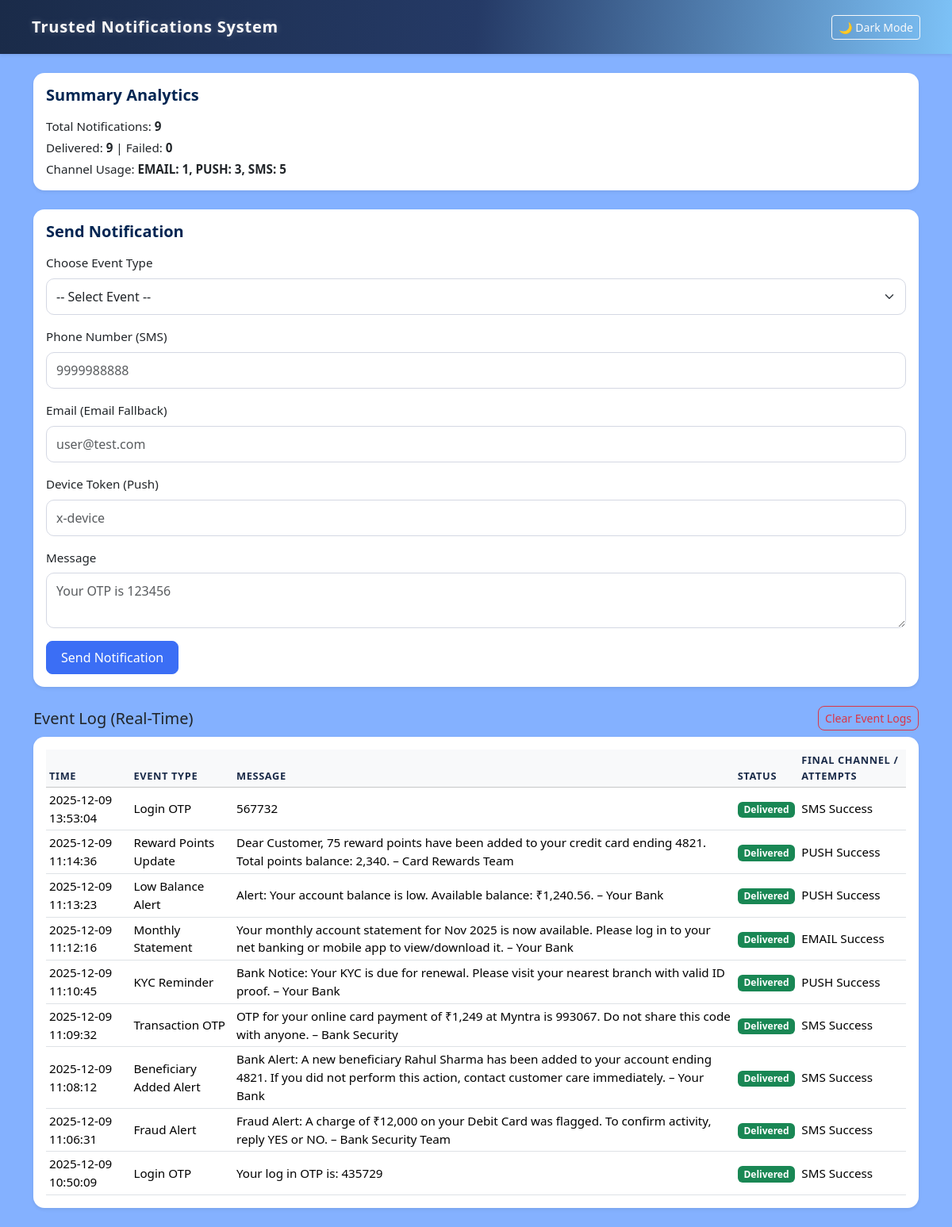
The page / on the database its author committed.
### models/models.py (models this page shows)
class NotificationLog(db.Model):
    __tablename__ = "notification_logs"
    id = db.Column(db.Integer, primary_key=True)
    event_type = db.Column(db.String(100), nullable=False)
    phone = db.Column(db.String(20))
    email = db.Column(db.String(120))
    device_token = db.Column(db.String(120))
    message = db.Column(db.Text)
    status = db.Column(db.String(20))  # Delivered / Failed
    final_channel_summary = db.Column(db.Text)
    created_at = db.Column(db.DateTime, default=datetime.utcnow)

### routes/routes.py (the view, shortened to what this page needs)
@bp.route("/", methods=["GET", "POST"])
def dashboard():
    total_notifications = NotificationLog.query.count()
    delivered_count = NotificationLog.query.filter_by(status="Delivered").count()
    failed_count = NotificationLog.query.filter_by(status="Failed").count()
    channel_rows = (
        db.session.query(ChannelAttempt.channel, func.count(ChannelAttempt.id))
        .group_by(ChannelAttempt.channel)
        .all()
    )
    channel_usage = ", ".join(f"{row[0]}: {row[1]}" for row in channel_rows) if channel_rows else "No data yet"
    logs = NotificationLog.query.order_by(NotificationLog.created_at.desc()).all()
    return render_template(
        "dashboard.html",
        total_notifications=total_notifications,
        delivered_count=delivered_count,
        failed_count=failed_count,
        channel_usage=channel_usage,
        logs=logs,
    )

### templates/dashboard.html
{% extends "layout.html" %}
{% block content %}
<div class="card shadow-sm mb-4">
    <div class="card-body">
        <h5 class="card-title mb-3">Summary Analytics</h5>
        <p class="mb-1">Total Notifications: <strong>{{ total_notifications }}</strong></p>
        <p class="mb-1">
            Delivered: <strong>{{ delivered_count }}</strong> |
            Failed: <strong>{{ failed_count }}</strong>
        </p>
        <p class="mb-0">
            Channel Usage:
            <strong>{{ channel_usage }}</strong>
        </p>
    </div>
</div>
{% include "send_notification.html" %}
<div class="d-flex justify-content-between align-items-center mb-2">
    <h5 class="mb-0">Event Log (Real-Time)</h5>
    <a href="{{ url_for('main.clear_logs') }}" class="btn btn-outline-danger btn-sm">
        Clear Event Logs
    </a>
</div>
<div class="card shadow-sm">
    <div class="card-body table-responsive">
        <table class="table table-sm table-hover align-middle">
            <thead class="table-light">
            <tr>
                <th scope="col">Time</th>
                <th scope="col">Event Type</th>
                <th scope="col">Message</th>
                <th scope="col">Status</th>
                <th scope="col">Final Channel / Attempts</th>
            </tr>
            </thead>
            <tbody>
            {% if logs %}
                {% for log in logs %}
                    <tr>
                        <td>{{ log.created_at.strftime('%Y-%m-%d %H:%M:%S') }}</td>
                        <td>{{ log.event_type }}</td>
                        <td>{{ log.message }}</td>
                        <td>
                            {% if log.status == 'Delivered' %}
                                <span class="badge bg-success">{{ log.status }}</span>
                            {% elif log.status == 'Failed' %}
                                <span class="badge bg-danger">{{ log.status }}</span>
                            {% else %}
                                <span class="badge bg-secondary">{{ log.status }}</span>
                            {% endif %}
                        </td>
                        <td>{{ log.final_channel_summary }}</td>
                    </tr>
                {% endfor %}
            {% else %}
                <tr>
                    <td colspan="5" class="text-center text-muted">
                        No notifications yet. Send one using the form above.
                    </td>
                </tr>
            {% endif %}
            </tbody>
        </table>
    </div>
</div>
{% endblock %}

### templates/layout.html (shortened to what this page needs)
<!doctype html>
<html lang="en">
<head>
    <link
        href="https://cdn.jsdelivr.net/npm/bootstrap@5.3.3/dist/css/bootstrap.min.css"
        rel="stylesheet">
    <link rel="stylesheet" href="{{ url_for('static', filename='style.css', v=1002) }}">
</head>
<body>
<nav class="navbar navbar-expand-lg shadow-sm">
    <div class="container-fluid d-flex justify-content-between align-items-center">
        <span class="navbar-brand mb-0">Trusted Notifications System</span>
        <button id="themeToggle" class="btn btn-sm btn-outline-light">
        </button>
    </div>
</nav>
<main class="container my-4">
    {% block content %}{% endblock %}
</main>
</body>
</html>

### templates/send_notification.html (shortened to what this page needs)
<div class="card shadow-sm mb-4">
    <div class="card-body">
        <h5 class="card-title mb-3">Send Notification</h5>
        <form method="post" action="{{ url_for('main.dashboard') }}">
            <div class="mb-3">
                <label for="event_type" class="form-label">Choose Event Type</label>
                <select class="form-select" id="event_type" name="event_type" required>
                    <option value="">-- Select Event --</option>
                </select>
            </div>
            <div class="mb-3">
                <label for="phone" class="form-label">Phone Number (SMS)</label>
                <input type="text" class="form-control" id="phone" name="phone"
                       placeholder="9999988888">
            </div>
            <div class="mb-3">
                <label for="email" class="form-label">Email (Email Fallback)</label>
                <input type="email" class="form-control" id="email" name="email"
                       placeholder="user@test.com">
            </div>
            <div class="mb-3">
                <label for="device_token" class="form-label">Device Token (Push)</label>
                <input type="text" class="form-control" id="device_token"
                       name="device_token" placeholder="x-device">
            </div>
            <div class="mb-3">
                <label for="message" class="form-label">Message</label>
                <textarea class="form-control" id="message" name="message" rows="2"
                          placeholder="Your OTP is 123456" required></textarea>
            </div>
            <button type="submit" class="btn btn-primary">Send Notification</button>
        </form>
    </div>
</div>

### static/style.css (style rules this page uses)
body { background: #84b1ff; font-family: system-ui, -apple-system, BlinkMacSystemFont, "Segoe UI", sans-serif; font-size: 0.95rem; }
.navbar { background: linear-gradient(95deg, #1a2b49, #253a66,#7dc2f7 ); padding: 14px 28px; }
.navbar-brand { color: #fcfafa !important; font-weight: 600; font-size: 1.25rem; letter-spacing: 0.04em; text-shadow: 0 0 8px rgba(250, 252, 254, 0.25); }
.card { border: none; border-radius: 14px; background: #ffffff; box-shadow: 0 4px 14px rgba(0, 0, 0, 0.06); }
.card-title { font-weight: 600; color: #022552; }
.form-control, .form-select { border-radius: 10px; border: 1px solid #d4d8e3; padding: 10px 12px; }
.btn-primary { background: #3b6ef5; border-color: #3b6ef5; border-radius: 8px; font-weight: 500; padding: 8px 18px; }
.btn-outline-danger { border-radius: 8px; }
.table { margin-bottom: 0; }
.table thead { background: #e9edf8; }
.table thead th { font-size: 0.8rem; text-transform: uppercase; letter-spacing: 0.05em; color: #1a2b49; }
.table tbody td { vertical-align: middle; }
.badge { font-size: 0.75rem; }

### rows shown on the page
NotificationLog: created_at "2025-12-09 13:53:04", event_type "Login OTP", message "567732", status "Delivered", final_channel_summary "SMS Success"
NotificationLog: created_at "2025-12-09 11:14:36", event_type "Reward Points Update", message "Dear Customer, 75 reward points have been added to your credit card ending 4821. Total points balance: 2,340. – Card Rewards Team", status "Delivered", final_channel_summary "PUSH Success"
NotificationLog: created_at "2025-12-09 11:13:23", event_type "Low Balance Alert", message "Alert: Your account balance is low. Available balance: ₹1,240.56. – Your Bank", status "Delivered", final_channel_summary "PUSH Success"
NotificationLog: created_at "2025-12-09 11:12:16", event_type "Monthly Statement", message "Your monthly account statement for Nov 2025 is now available. Please log in to your net banking or mobile app to view/download it. – Your Bank", status "Delivered", final_channel_summary "EMAIL Success"
NotificationLog: created_at "2025-12-09 11:10:45", event_type "KYC Reminder", message "Bank Notice: Your KYC is due for renewal. Please visit your nearest branch with valid ID proof. – Your Bank", status "Delivered", final_channel_summary "PUSH Success"
NotificationLog: created_at "2025-12-09 11:09:32", event_type "Transaction OTP", message "OTP for your online card payment of ₹1,249 at Myntra is 993067. Do not share this code with anyone. – Bank Security", status "Delivered", final_channel_summary "SMS Success"
NotificationLog: created_at "2025-12-09 11:08:12", event_type "Beneficiary Added Alert", message "Bank Alert: A new beneficiary Rahul Sharma has been added to your account ending 4821. If you did not perform this action, contact customer care immediately. – Your Bank", status "Delivered", final_channel_summary "SMS Success"
NotificationLog: created_at "2025-12-09 11:06:31", event_type "Fraud Alert", message "Fraud Alert: A charge of ₹12,000 on your Debit Card was flagged. To confirm activity, reply YES or NO. – Bank Security Team", status "Delivered", final_channel_summary "SMS Success"
NotificationLog: created_at "2025-12-09 10:50:09", event_type "Login OTP", message "Your log in OTP is: 435729", status "Delivered", final_channel_summary "SMS Success"

### other values the page prints
{{ total_notifications }} "9"
{{ delivered_count }} "9"
{{ failed_count }} "0"
{{ channel_usage }} "EMAIL: 1, PUSH: 3, SMS: 5"
